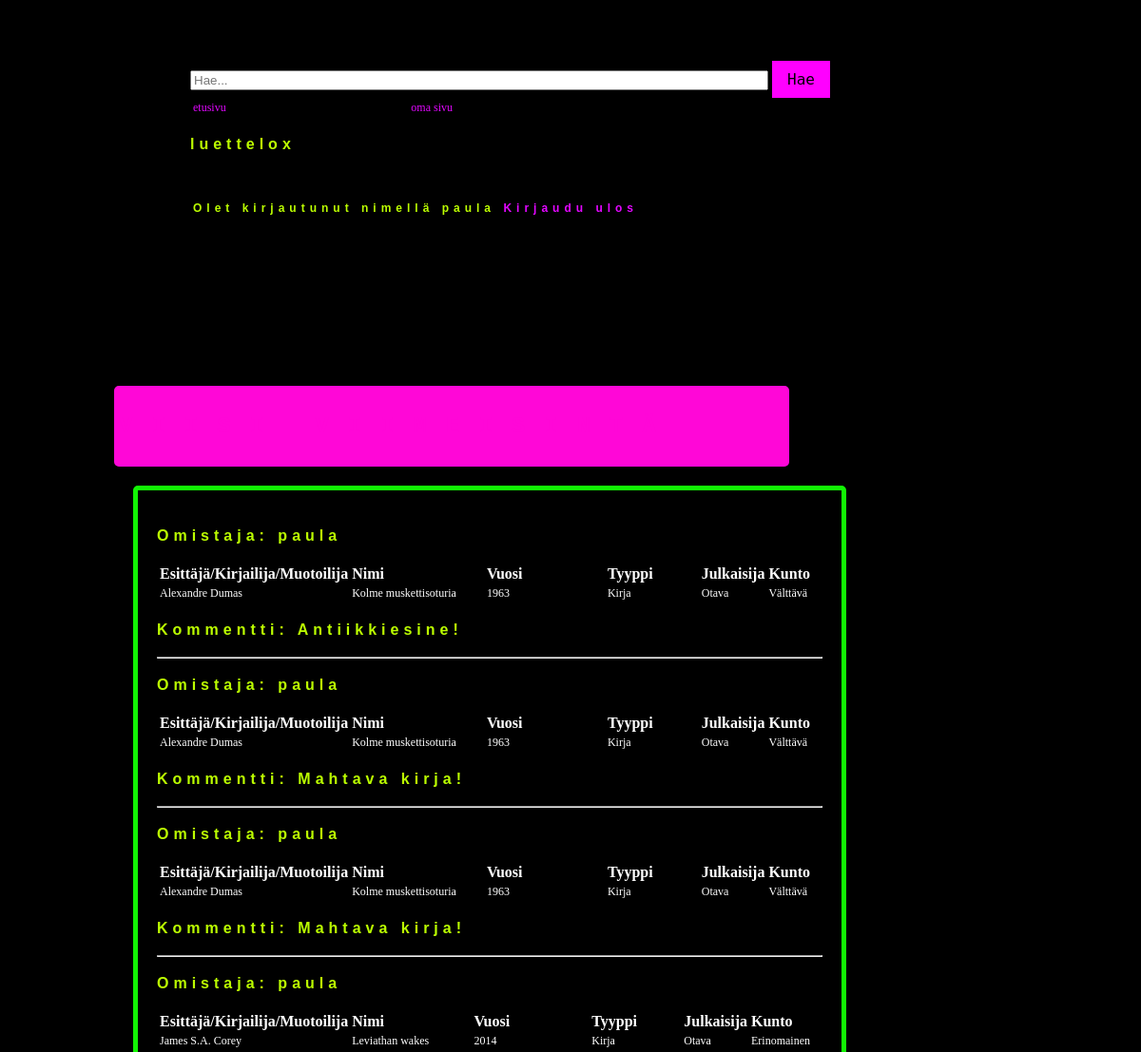
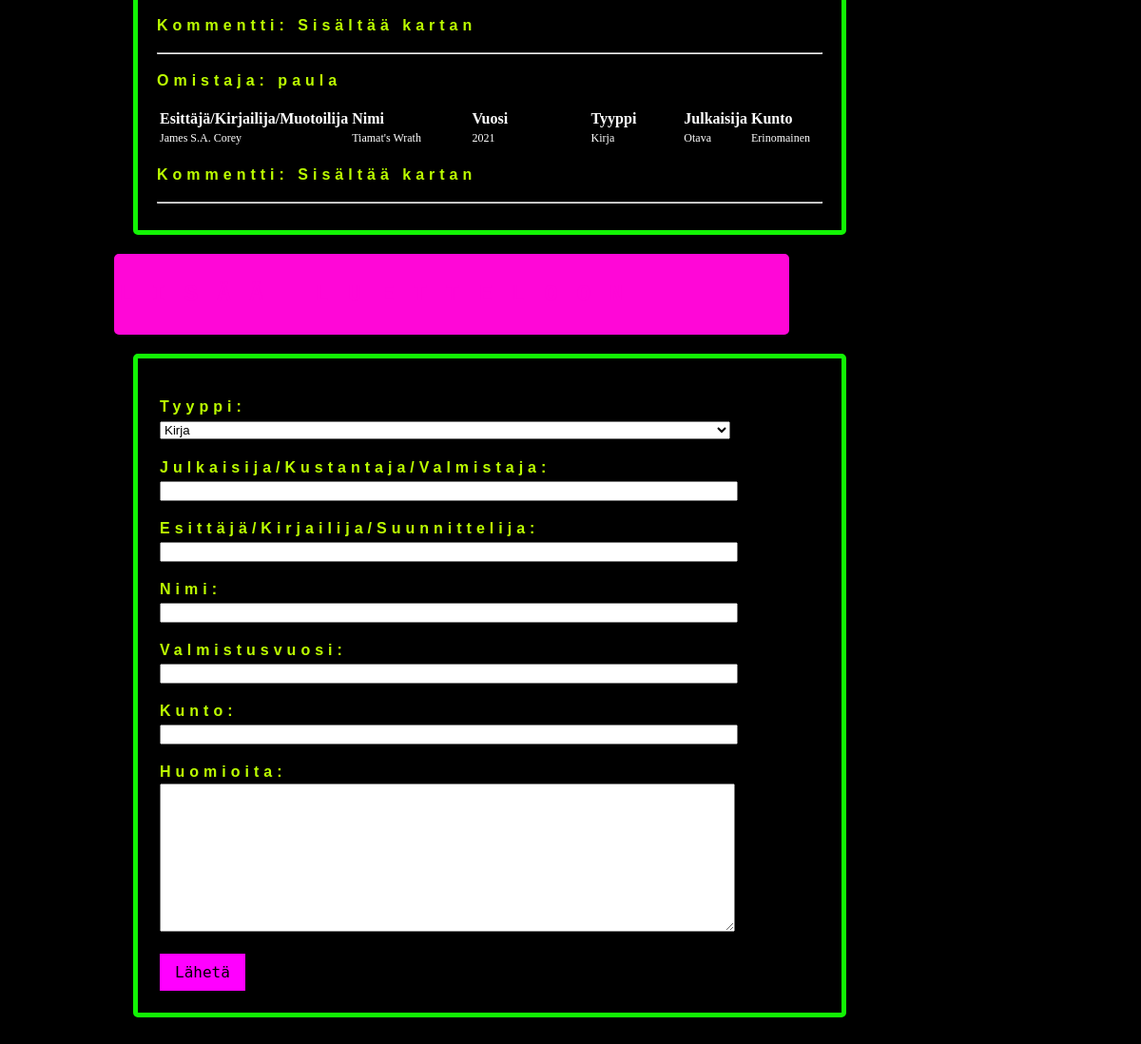
The page / (signed in) on the database its author committed (2 pictures, top to bottom).
### tables this page shows
CREATE TABLE users (
    id INTEGER PRIMARY KEY,
    username TEXT UNIQUE,
    password_hash TEXT
);

CREATE TABLE items (
    item_id INTEGER PRIMARY KEY,
    ttyype TEXT,
    content TEXT,
    year INTEGER,
    title TEXT,
    creator TEXT,
    author TEXT,
    condition TEXT,
    sent_at TEXT,
    user_id INTEGER REFERENCES users

);

### app.py (the view)
@app.route("/")
def index():
    q = request.args.get("q", "")
    items = lists.get_items(q)
    return render_template("index.html", items=items)

### db.py (called while the page is built)
def get_connection():
    con = sqlite3.connect("database.db")
    con.execute("PRAGMA foreign_keys = ON")
    con.row_factory = sqlite3.Row
    return con

def query(sql, params=[]):
    con = get_connection()
    result = con.execute(sql, params).fetchall()
    con.close()
    return result

### lists.py (called while the page is built, shortened)
def get_items(q=""):
    base_sql = """
        SELECT DISTINCT
            i.item_id,
            u.username,
            i.ttyype,
            i.author,
            i.title,
            i.creator,
            i.year,
            i.condition,
            i.content,
            i.sent_at
        FROM items i
        JOIN users u ON i.user_id = u.id
    """
    return db.query(base_sql)

### templates/index.html (shortened to what this page needs)
<!DOCTYPE html>
<html>
<head>
  <link rel="stylesheet" href="{{ url_for('static', filename='css/styles.css') }}">
</head>
<body>
		<div class="hakukentta">
			<form action="/" method="get">
				<input type="text" name="q" placeholder="Hae..." class="sendform"
                  value="{{ request.args.get('q', '') }}">
				<input type="submit" value="Hae" class="button">
			</form>
		</div>
		<div class="linkit">
			<table class="table">
				<tr>
					<td class="td"><a href="/">etusivu</a></td>
					<td class="td"><a href="/own">oma sivu</a></td>
					<td class="td"></td>
				</tr>
			</table>
		</div>
		<p class="logo">
		luettelox
		</p>
			{% if session.username %}
			<div class="kirjautuminen">
				<table class="table">
					<tr>
						<td class="tdwide">
							<br />
							<p>
								Olet kirjautunut nimellä {{ session.username}}
								<a href="/logout">Kirjaudu ulos</a>
							</p>
							<br />
						</td>
					</tr>
				</table>
			</div>
			{% endif %}
<div class="paapalkki">
	<div class="paapalkkiheader">
		<h3>viisi viimeisintä</h3>
	</div>
	<div class="paapalkkicontainer">
    {% for item in items[-5:] %}
        <div>
            <p><strong>Omistaja: {{ item[1] }}</strong></p>
            <table class="table">
                <tr>
                    <th class="th"">Esittäjä/Kirjailija/Muotoilija</th>
                    <th class="th">Nimi</th>
                    <th class="th">Vuosi</th>
                    <th class="th">Tyyppi</th>
                    <th class="th">Julkaisija</th>
                    <th class="th">Kunto</th>
                </tr>
                <tr>
                    <td class="td">{{ item[3] }}</td>
                    <td class="td">{{ item[4] }}</td>
                    <td class="td">{{ item[6] }}</td>
                    <td class="td">{{ item[2] }}</td>
                    <td class="td">{{ item[5] }}</td>
                    <td class="td">{{ item[7] }}</td>
                </tr>
            </table>
            <p>Kommentti: {{ item[8] }}</p>
            <hr />
        </div>
    {% endfor %}
    </div>
	{% if session.username %}
   	<div class="paapalkkiheader">
		<h3>lisää luetteloon</h3>
	</div>
      <div class="paapalkkicontainer">
      	<table class="table">
         	<tr>
            	<td>
               	<form action="/new_item" method="post">
                  	<p>Tyyppi:<br>
                     	<select name="ttyype" class="sendform">
                        	<option value="Kirja">Kirja</option>
                        </select>
                     </p>
                     <p>Julkaisija/Kustantaja/Valmistaja:<br>
                     	<input type="text" name="creator" class="sendform">
                     </p>
                     <p>Esittäjä/Kirjailija/Suunnittelija:<br>
                     	<input type="text" name="author" class="sendform">
                    	</p>
                     <p>Nimi:<br>
                     	<input type="text" name="title" class="sendform">
                     </p>
                    	<p>Valmistusvuosi:<br>
                     	<input type="text" name="year" class="sendform">
                     </p>
                     <p>Kunto:<br>
                     	<input type="text" name="condition" class="sendform">
                     </p>
                    	<p>Huomioita:<br>
                     	<textarea name="content" rows="10" cols="73"></textarea>
                     </p>
                     <input type="submit" class="button" value="Lähetä">
                	</form>
            	</td>
        		</tr>
       	</table>
     	</div>
	{% endif %}
</div>
</body>
</html>

### static/css/styles.css (style rules this page uses)
body { margin: 0 auto; max-width: 50em; line-height: 1,3; padding: 4em 2em; background-color: #000000; font-stretch: expanded; color: #FFFFFF; }
h3 { color: #FF07D7; font-family: 'Courier', 'Courier New', 'monospace'; font-size: 24px; font-weight: 100; text-transform: uppercase; letter-spacing: 20px; font-weight: bolder; }
p { font-family: 'Helvetica', 'Arial', 'sans-serif'; font-weight: bold; letter-spacing: 5px; line-height: 1.5; color: #BCFF00; }
.table { width: 690px; background-color: #000000; }
.td { vertical-align: text-top; text-align: left; font-size: 12px; width: 27%; }
.tdwide { text-align: left; font-size: 12px; width: 90%; }
.sendform { width: 600px; }
.button { background-color: magenta; border: none; color: black; font-family: 'monospace'; font-size: 10px; padding: 10px 16px; text-align: center; text-decoration: none; display: inline-block; font-size: 16px; cursor: pointer; }
a:link, a:visited { text-decoration: none; color: #E207FF; }
.paapalkki { width: 780px; height: 100%; padding: 10px; margin: 10px; border-radius: 100px; left: 100px; top: 370px; text-align: left; position: absolute; }
.paapalkkiheader { width: 700px; background-color: #FF07D7; border: solid 5px #FF07D7; border-radius: 5px; padding: 0px; margin: 0px; }
.paapalkkicontainer { width: 700px; background-color: #000000; border: 5px solid #12F404; border-radius: 5px; height: auto; padding: 20px; margin: 20px; }

### rows shown on the page
users: username "paula"
items: item "paula", author "Alexandre Dumas", title "Kolme muskettisoturia", year "1963", ttyype "Kirja", creator "Otava", condition "Välttävä", content "Antiikkiesine!"
items: item "paula", author "Alexandre Dumas", title "Kolme muskettisoturia", year "1963", ttyype "Kirja", creator "Otava", condition "Välttävä", content "Mahtava kirja!"
items: item "paula", author "Alexandre Dumas", title "Kolme muskettisoturia", year "1963", ttyype "Kirja", creator "Otava", condition "Välttävä", content "Mahtava kirja!"
items: item "paula", author "James S.A. Corey", title "Leviathan wakes", year "2014", ttyype "Kirja", creator "Otava", condition "Erinomainen", content "Sisältää kartan"
items: item "paula", author "James S.A. Corey", title "Tiamat's Wrath", year "2021", ttyype "Kirja", creator "Otava", condition "Erinomainen", content "Sisältää kartan"
